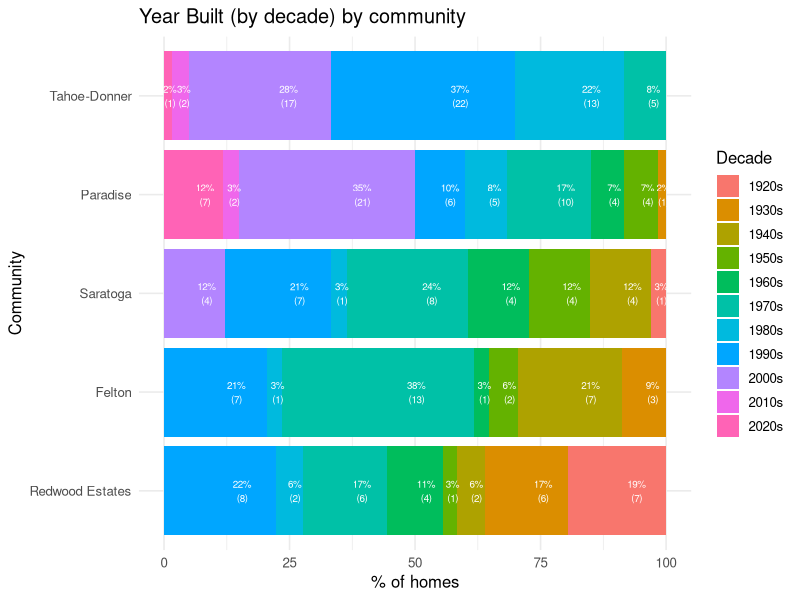

Here is the R script that generated this plot:
## ---- chunk 1
library(ggplot2)
library(dplyr)
raw <- read.csv("../Data/CAMCOS and HIZ - Field data.csv")
headers <- as.character(raw[1, ])
## ---- chunk 2
df <- raw[-c(0,1), ]
colnames(df) <- headers
df <- df[ , -1]
## ---- chunk 3
df <- df %>%
  mutate(Year.built = as.numeric(df$`Year built`),  
         decade = paste0(floor(Year.built / 10) * 10, "s"))

year_comm_summary <- df %>%
  filter(!is.na(decade), !is.na(Community)) %>%
  group_by(Community, decade) %>%
  summarise(n = n(), .groups = "drop_last") %>%
  mutate(pct_within_comm = 100 * n / sum(n)) %>%
  ungroup()

## ---- chunk 4
year_comm_summary$Community <- factor(year_comm_summary$Community, 
                                      levels = c("Redwood Estates", "Felton", "Saratoga", "Paradise", "Tahoe-Donner"))


ggplot(year_comm_summary, aes(x = Community, y = pct_within_comm, fill = factor(decade))) +
  geom_col(position = "stack") +
  geom_text(aes(label = paste0(round(pct_within_comm,0), "%\n(",n,")")),
            position = position_stack(vjust = 0.7), size = 2.5, color = "white") +
  labs(title = "Year Built (by decade) by community",
       x = "Community", y = "% of homes", fill = "Decade") +
  coord_flip() +
  theme_minimal(base_size = 12)
